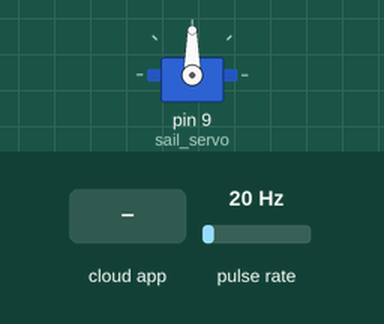
Simulated run of this sketch. Board: Arduino Uno, built with avr-gcc and run on an emulated ATmega328P. On the bench: servo. Wiring (inferred from the names in the program): pulse sensor: data pin 8. The test bench sets the inputs (shaded band); at power-on: pulse rate 20 Hz. The ROS host is connected and sends only what is stated.

Above: at 1.2 s.
1.3 s: the phone or cloud app sets sail to 0
At 2.0 s:
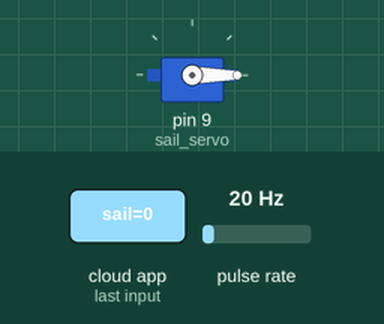
2.9 s: the phone or cloud app sets sail to 45
At 4.1 s:
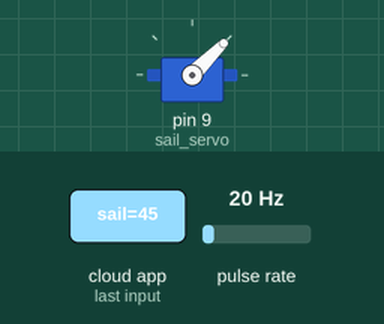
4.4 s: the phone or cloud app sets sail to 180
At 5.5 s:
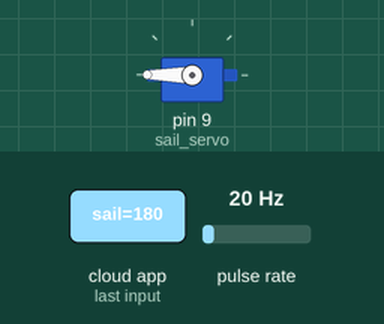
5.9 s: the phone or cloud app sets sail to 90
At 6.6 s:
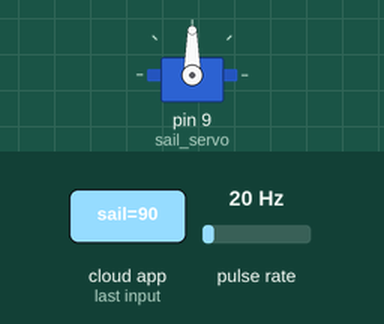
Timing chart, 0 to 8.4 s (numbered marks = the images above; inputs shaded):
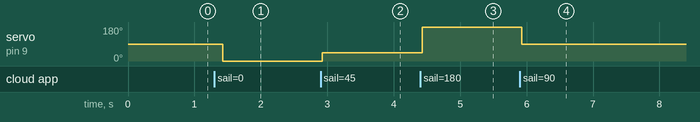

The sketch:

Wind_Servo.ino
```cpp
/*
 * Subscribes servos and published from encoder
 */

#include <Arduino.h>
#include <Servo.h>
#include <ros.h>
#include <std_msgs/UInt16.h>

ros::NodeHandle  nh;

Servo sail_servo;

// int switchvalue  = 0; // Commented out code is for a RC transmitter switch, could be uncommented if we get switch capabilities
// int sailvalue = 0;
// int sail_pin = 10;
// int switch_pin = 11;

void sail_cb( const std_msgs::UInt16& sail_msg){
//  switchvalue = pulseIn(switch_pin, HIGH);

//  if (switchvalue > 800) {  // COME BACK AND CHECK SWITCHVALUE
//    sailvalue = pulseIn(sail_pin, HIGH);
//    sailvalue = (sailvalue-500) * (180/1000); //COME BACK AND CHECK SAILVALUE
//    sail_servo.write(sailvalue);
//  }
//  else {
   sail_servo.write(sail_msg.data); //set servo angle, should be from 0-180
//  }
}

ros::Subscriber<std_msgs::UInt16> sail_sub("sail", sail_cb);   // Sets up the servo subscriber

std_msgs:: UInt16 pwm_msg;    // Sets the data type of the encoder data variable
ros::Publisher pub_pwm("pwm_duration", &pwm_msg);   // Sets up encoder publisher

int wind_pin = 8; //pin 8 is encoder input

void setup(){
  nh.initNode();
  nh.subscribe(sail_sub);

  sail_servo.attach(9); //attach sail to pin 9

  pinMode(wind_pin, INPUT);
//   pinMode(sail_pin, INPUT);
//   pinMode(switch_pin, INPUT);
  nh.advertise(pub_pwm);
}

void loop(){
  pwm_msg.data = pulseIn(wind_pin, HIGH);    // Reads new encoder data
  pwm_msg.data = pwm_msg.data * (359.0/1328.0);    // Converts incoming 0-1254 data as 0-360 degrees
  pub_pwm.publish( &pwm_msg );    // Publishes encoder data
  nh.spinOnce();
  delay(100);
}
```

Measured:
- after the input at 1.3 s, servo on pin 9 (sail_servo): 90° → 0° after 0.13 s
- after the input at 2.9 s, servo on pin 9 (sail_servo): 0° → 45° at once
- after the input at 4.4 s, servo on pin 9 (sail_servo): 45° → 180° at once
- after the input at 5.9 s, servo on pin 9 (sail_servo): 180° → 90° at once
